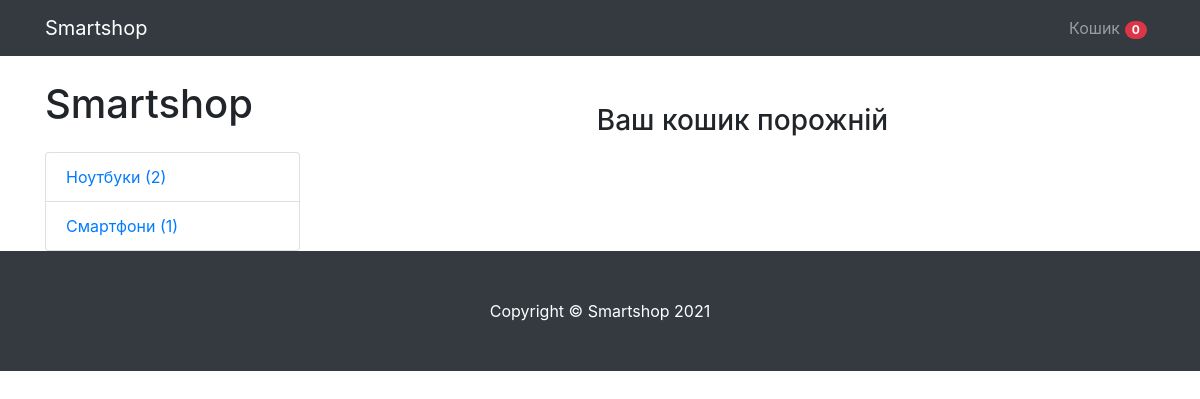
Page /cart/ on the committed database.
### mainapp/models.py (models this page shows, shortened)
class Cart(models.Model):
    owner = models.ForeignKey('Customer', null=True, verbose_name='Власник', on_delete=models.CASCADE)
    products = models.ManyToManyField(CartProduct, blank=True, related_name='related_cart')
    total_products = models.PositiveIntegerField(default=0)
    final_price = models.DecimalField(max_digits=9, decimal_places=2, default=0, verbose_name='Загальна вартість')
    in_order = models.BooleanField(default=False)
    for_anonymous_user = models.BooleanField(default=False)

class Category(models.Model):
    name = models.CharField(max_length=255, verbose_name="Назва категорії")
    slug = models.SlugField(unique=True)
    objects = CategoryManager()
    def get_absolute_url(self):
        return reverse('category_detail', kwargs={'slug': self.slug})

### mainapp/views.py (the view)
# urls.py: path('cart/', CartView.as_view(), name='cart'),
class CartView(CartMixin, View):
    def get(self, request, *args, **kwargs):
        categories = Category.objects.get_categories_for_left_sidebar()
        context = {
            'cart': self.cart,
            'categories': categories
        }
        return render(request, 'cart.html', context)

### mainapp/mixins.py (called while the page is built)
    def dispatch(self, request, *args, **kwargs):
        if request.user.is_authenticated:
            customer = Customer.objects.filter(user=request.user).first()
            if not customer:
                customer = Customer.objects.create(user=request.user)
            cart = Cart.objects.filter(owner=customer, in_order=False).first()
            if not cart:
                cart = Cart.objects.create(owner=customer)
        else:
            cart = Cart.objects.filter(for_anonymous_user=True, in_order=False).first()
            if not cart:
                cart = Cart.objects.create(for_anonymous_user=True)
        self.cart = cart
        return super().dispatch(request, *args, **kwargs)

### mainapp/models.py (called while the page is built)
def get_models_for_count(*model_names):
    return [models.Count(model_name) for model_name in model_names]

    def get_queryset(self):
        return super().get_queryset()

    def get_categories_for_left_sidebar(self):
        models = get_models_for_count('notebook', 'smartphone')
        qs = self.get_queryset().annotate(*models)
        data = [
            dict(name=c.name, url=c.get_absolute_url(), count=getattr(c, self.CATEGORY_NAME_COUNT_NAME[c.name]))
            for c in qs
        ]
        return data

### templates/cart.html (shortened to what this page needs)
{% extends 'base.html' %}
{% block content %}
    <h3 class="text-center mt-5 mb-5">Ваш кошик {% if not cart.products.count %} порожній{% endif %} </h3>
{% endblock content %}

### templates/base.html (shortened to what this page needs)
<!DOCTYPE html>
<html lang="en">
<head>
    {% load static %}
    <link rel="stylesheet" href="https://maxcdn.bootstrapcdn.com/bootstrap/4.0.0/css/bootstrap.min.css"
>
</head>
<body>
<nav class="navbar navbar-expand-lg navbar-dark bg-dark fixed-top">
    <div class="container">
        <a class="navbar-brand" href="{% url 'base' %}">Smartshop</a>
        <div class="collapse navbar-collapse" id="navbarResponsive">
            <ul class="navbar-nav ml-auto">
                <li class="nav-item">
                    <a class="nav-link" href="{% url 'cart' %}">Кошик <span
                            class="badge badge-pill badge-danger">{{ cart.products.count }}</span></a>
                </li>
            </ul>
        </div>
    </div>
</nav>
<div class="container">
    <div class="row">
        <div class="col-lg-3">
            <h1 class="my-4">Smartshop</h1>
            <div class="list-group">
                {% for category in categories %}
                    <a href="{{ category.url }}" class="list-group-item">{{ category.name }} ({{ category.count }})</a>
                {% endfor %}
            </div>
        </div>
        <div class="col-lg-9">
            {% block content %}{% endblock content %}
        </div>
    </div>
</div>
<footer class="py-5 bg-dark">
    <div class="container">
        <p class="m-0 text-center text-white">Copyright &copy; Smartshop 2021</p>
    </div>
</footer>
</body>
</html>

### rows in the picture
Cart: products.count "0"
Category: name "Ноутбуки"
Category: name "Смартфони"

### other values in the picture
{{ category.count }} "2" "1"
